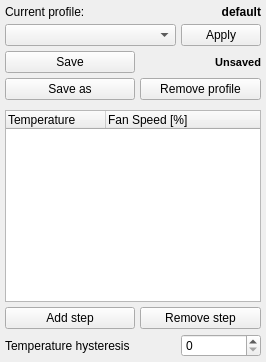
          <widget class="QWidget" name="page_profile">
           <layout class="QGridLayout" name="gridLayout_3" columnstretch="0,0,0,0,1">
            <property name="leftMargin">
             <number>5</number>
            </property>
            <property name="topMargin">
             <number>5</number>
            </property>
            <property name="rightMargin">
             <number>5</number>
            </property>
            <property name="bottomMargin">
             <number>5</number>
            </property>
            <property name="spacing">
             <number>5</number>
            </property>
            <item row="0" column="0">
             <widget class="QLabel" name="label_14">
              <property name="text">
               <string>Current profile:</string>
              </property>
             </widget>
            </item>
            <item row="2" column="2" colspan="2">
             <widget class="QLabel" name="l_fanProfileUnsavedIndicator">
              <property name="font">
               <font>
                <pointsize>8</pointsize>
                <weight>75</weight>
                <bold>true</bold>
               </font>
              </property>
              <property name="text">
               <string>Unsaved</string>
              </property>
              <property name="alignment">
               <set>Qt::AlignRight|Qt::AlignTrailing|Qt::AlignVCenter</set>
              </property>
             </widget>
            </item>
            <item row="3" column="1" colspan="3">
             <widget class="QPushButton" name="btn_removeFanProfile">
              <property name="text">
               <string>Remove profile</string>
              </property>
             </widget>
            </item>
            <item row="1" column="0" colspan="3">
             <widget class="QComboBox" name="combo_fanProfiles"/>
            </item>
            <item row="6" column="1" colspan="3">
             <widget class="QPushButton" name="btn_removeFanStep">
              <property name="sizePolicy">
               <sizepolicy hsizetype="Minimum" vsizetype="Preferred">
                <horstretch>0</horstretch>
                <verstretch>0</verstretch>
               </sizepolicy>
              </property>
              <property name="text">
               <string>Remove step</string>
              </property>
             </widget>
            </item>
            <item row="3" column="0">
             <widget class="QPushButton" name="btn_saveAsFanProfile">
              <property name="minimumSize">
               <size>
                <width>130</width>
                <height>0</height>
               </size>
              </property>
              <property name="text">
               <string>Save as</string>
              </property>
             </widget>
            </item>
            <item row="1" column="3">
             <widget class="QPushButton" name="btn_applyFanProfile">
              <property name="text">
               <string>Apply</string>
              </property>
             </widget>
            </item>
            <item row="0" column="1" colspan="3">
             <widget class="QLabel" name="l_currentFanProfile">
              <property name="sizePolicy">
               <sizepolicy hsizetype="Expanding" vsizetype="Preferred">
                <horstretch>0</horstretch>
                <verstretch>0</verstretch>
               </sizepolicy>
              </property>
              <property name="font">
               <font>
                <weight>75</weight>
                <bold>true</bold>
                <underline>false</underline>
               </font>
              </property>
              <property name="text">
               <string>default</string>
              </property>
              <property name="alignment">
               <set>Qt::AlignRight|Qt::AlignTrailing|Qt::AlignVCenter</set>
              </property>
             </widget>
            </item>
            <item row="5" column="0" colspan="4">
             <widget class="QTreeWidget" name="list_fanSteps">
              <property name="indentation">
               <number>2</number>
              </property>
              <column>
               <property name="text">
                <string>Temperature</string>
               </property>
              </column>
              <column>
               <property name="text">
                <string>Fan Speed [%]</string>
               </property>
              </column>
             </widget>
            </item>
            <item row="2" column="0">
             <widget class="QPushButton" name="btn_saveFanProfile">
              <property name="text">
               <string>Save</string>
              </property>
             </widget>
            </item>
            <item row="6" column="0">
             <widget class="QPushButton" name="btn_addFanStep">
              <property name="sizePolicy">
               <sizepolicy hsizetype="Minimum" vsizetype="Preferred">
                <horstretch>0</horstretch>
                <verstretch>0</verstretch>
               </sizepolicy>
              </property>
              <property name="text">
               <string>Add step</string>
              </property>
             </widget>
            </item>
            <item row="7" column="3">
             <widget class="QSpinBox" name="spin_hysteresis">
              <property name="maximum">
               <number>5</number>
              </property>
             </widget>
            </item>
            <item row="0" column="4" rowspan="8">
             <layout class="QVBoxLayout" name="verticalLayout_22"/>
            </item>
            <item row="7" column="0" colspan="3">
             <widget class="QLabel" name="label_6">
              <property name="text">
               <string>Temperature hysteresis</string>
              </property>
             </widget>
            </item>
           </layout>
          </widget>
